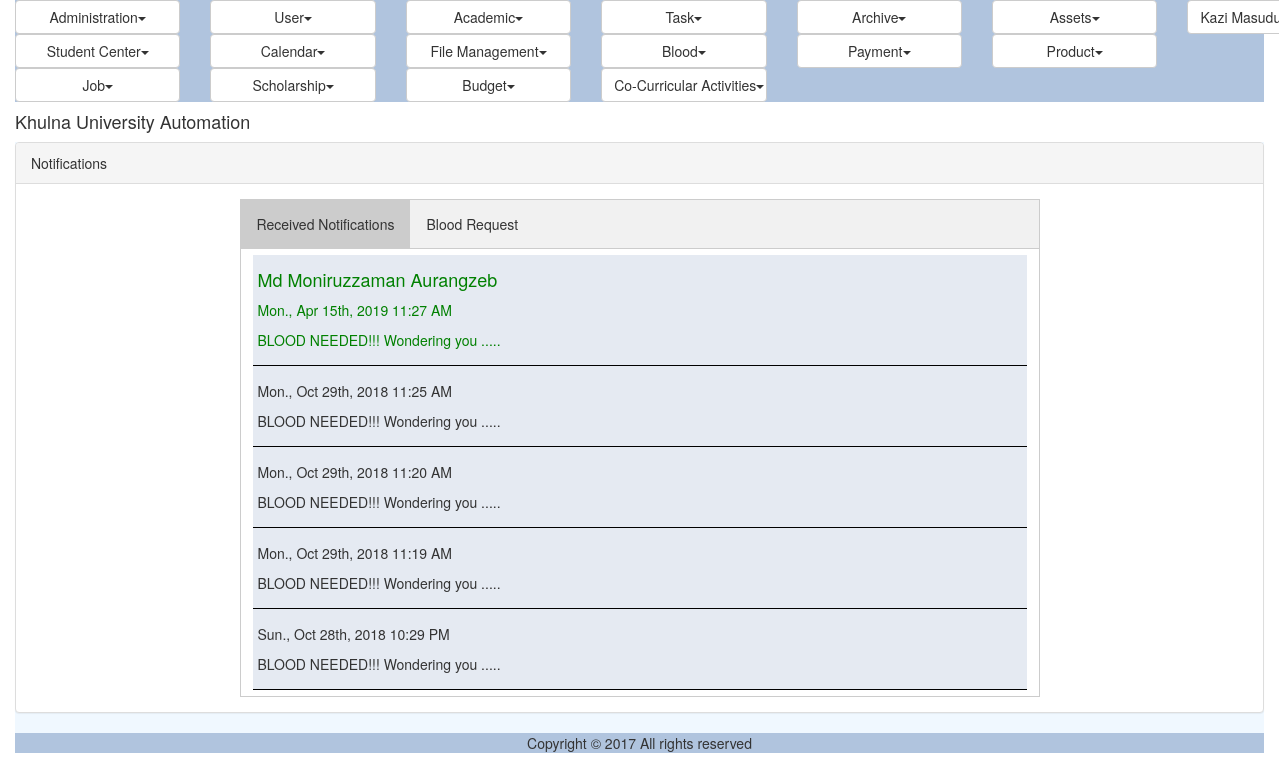
/blood_notification.php (signed in), run on the app's committed database.
### tables this page shows
CREATE TABLE IF NOT EXISTS `ums_user` (
  `ID` varchar(40) NOT NULL,
  `UniversityID` varchar(20) NOT NULL,
  `Email` varchar(50) NOT NULL,
  `Password` varchar(255) NOT NULL,
  `FirstName` varchar(50) DEFAULT NULL,
  `MiddleName` varchar(50) DEFAULT NULL,
  `LastName` varchar(50) DEFAULT NULL,
  `DisciplineID` varchar(40) DEFAULT NULL,
  `Status` varchar(20) DEFAULT NULL,
  `IsLogged` varchar(10) DEFAULT NULL,
  `IsArchived` varchar(10) DEFAULT NULL,
  `IsDeleted` varchar(10) DEFAULT NULL,
  PRIMARY KEY (`ID`),
  UNIQUE KEY `Email` (`Email`),
  UNIQUE KEY `UniversityID` (`UniversityID`)
);

CREATE TABLE IF NOT EXISTS `notification_for_blood` (
  `notificationID` int(11) NOT NULL AUTO_INCREMENT,
  `fromuserID` varchar(40) DEFAULT NULL,
  `touserID` varchar(40) DEFAULT NULL,
  `notification` varchar(1000) DEFAULT NULL,
  `read_unread` tinyint(1) DEFAULT NULL,
  `ndate` datetime DEFAULT NULL,
  `status` int(11) NOT NULL DEFAULT '0',
  `status_message` varchar(1000) DEFAULT NULL,
  `status_date` datetime DEFAULT NULL,
  PRIMARY KEY (`notificationID`)
);

### util/class.util.inc (called while the page is built, shortened)
<?php
class ConfigUtil implements I_DBConfig, I_LogConfig, I_LanguageConfig{
	public static $s_instance;
	private $_host;
	private $_username;
	private $_password;
	private $_database;
	public static function getInstance() {
		if(!self::$s_instance) {
			self::$s_instance = new self();
		}
		return self::$s_instance;
	}
	private function readConfig(){
		$this->_ini_array = parse_ini_file(CONFIG.'system.ini');
		$this->_host =	$this->_ini_array['db_host'];
		$this->_username = $this->_ini_array['db_username'];
		$this->_password = $this->_ini_array['db_password'];
		$this->_database = $this->_ini_array['db_database'];
	}
	public function getDBHost(){
		return $this->_host;
	}
	public function getDBUserName(){
		return $this->_username;
	}
	public function getDBPassword(){
		return $this->_password;
	}
	public function getDBName(){
		return $this->_database;
	}
}
class DBUtil implements I_DBUtil {
	private static $s_instance;
	private $_host;
	private $_username;
	private $_password;
	private $_database;
	protected $_connection;
	protected $_result;
	public static function getInstance() {
		if(!self::$s_instance) {
			self::$s_instance = new self();
		}
		return self::$s_instance;
	}
	private function readDBConfig(){
		$_config = ConfigUtil::getInstance();
		$this->_host = $_config->getDBHost();
		$this->_username = $_config->getDBUserName();
		$this->_password = $_config->getDBPassword();
		$this->_database = $_config->getDBName();
	}
	private function setConnection(){
		$this->_connection = new mysqli($this->_host, $this->_username,
			$this->_password, $this->_database);
	}
	public function doQuery($sql) {
		$this->_result = $this->_connection->query($sql) or die(mysqli_error($this->_connection));
		return $this->_result;
	}
	public function getNumRows() {
		$this->_numRows = mysqli_num_rows($this->_result);
		return $this->_numRows;
	}
	public function getAllRows() {
		$rows = array();
		for($x = 0; $x < $this->getNumRows(); $x++) {
			$rows[] = mysqli_fetch_assoc($this->_result);
		}
		return $rows;
	}
}
class LogUtil{
	private static $s_instance;
	public static function getInstance(){
		if(!self::$s_instance) {
			self::$s_instance = new self();
		}
		return self::$s_instance;
	}
}
class LangUtil{
	private static $s_instance;
	public static function getInstance() {
		if(!self::$s_instance) {
			self::$s_instance = new self();
		}
		return self::$s_instance;
	}
}
?>

### modules/blood/dao/class.blood_notificationdao.inc (called while the page is built, shortened)
<?php
	include_once COMMON.'class.common.blood.inc';
	include_once UTILITY.'class.util.inc';
	class notificationDao{
		private $sent,$received,$current_user;
		public function __construct() {
			$this->_DB = DBUtil::getInstance();
			$globalUser = $_SESSION["globalUser"];
    		$this->current_user = $globalUser->getID();
		}
		public function getSentNotifications(){
			$sql = "SELECT * FROM `notification_for_blood`  WHERE `notification_for_blood`.`fromuserID` = '$this->current_user' ORDER BY `notification_for_blood`.`ndate` DESC";
			$this->_DB->doQuery($sql);
			$sent = array();
			return $sent;
		}
		public function getReceivedNotifications(){
			$sql = "SELECT * FROM `notification_for_blood`  WHERE `notification_for_blood`.`touserID` = '$this->current_user' ORDER BY `notification_for_blood`.`ndate` DESC";
			$this->_DB->doQuery($sql);
			$rows = $this->_DB->getAllRows();
			$received = array();
			for($i = 0; $i < sizeof($rows); $i++) {
				$this->BLOOD=new Blood();
				$row = $rows[$i];
				$id=$row['fromuserID'];
				$this->_DB->doQuery("SELECT * FROM ums_user WHERE ID='$id'");
	            $rows1 = $this->_DB->getAllRows();
	            foreach ($rows1 as $val) {
	            	$this->BLOOD->set_user_id($val['ID']);
	            	$this->BLOOD->set_first_name($val['FirstName']);
	            	$this->BLOOD->set_middle_name($val['MiddleName']);
	            	$this->BLOOD->set_last_name($val['LastName']);
	            }
	            $this->BLOOD->set_notification_id($row['notificationID']);
	            $this->BLOOD->set_notification_text($row['notification']);
	            $this->BLOOD->set_status_text($row['status_message']);
	            $this->BLOOD->set_notification_date($row['ndate']);
	            $this->BLOOD->set_status_date($row['status_date']);
	            $this->BLOOD->set_notification_read_unread($row['read_unread']);
	            $this->BLOOD->set_notification_status($row['status']);
	            $received[] = $this->BLOOD;
	  		}
			return $received;
		}
	}
?>

### common/class.common.user.inc (called while the page is built, shortened)
<?php
class User{
    private $_ID;
    public function getID () {
        return $this->_ID;
    }
}
?>

### modules/blood/ui/blade/view.blood_notification.blade.inc (called while the page is built, shortened)
<?php
	include_once MODULES_BLOOD.'bao/class.blood_notificationbao.inc';
	$notice = new notificationBao();
	$received_notice = $notice->getReceived();
?>

### modules/blood/bao/class.blood_notificationbao.inc (called while the page is built, shortened)
<?php
	include_once UTILITY.'class.util.inc';
	include_once MODULES_BLOOD.'dao/class.blood_notificationdao.inc';
	class notificationBao{
		private $NOTIFICATIONS;
		public function __construct() {
			$this->NOTIFICATIONS = new notificationDao();
		}
		public function getReceived(){
			return $this->NOTIFICATIONS->getReceivedNotifications();
		}
	}
?>

### common/class.common.blood.inc (called while the page is built, shortened)
<?php
class Blood {
	private $first_name;
	private $middle_name;
	private $last_name;
	private $notification_text;
	private $notification_date;
	private $notification_read_unread;
	private $notification_status;
	public function set_notification_text($text){
		$this->notification_text = $text;
	}
	public function get_notification_text(){
		return $this->notification_text;
	}
	public function set_notification_date($text){
		$this->notification_date = $text;
	}
	public function get_notification_date(){
		return $this->notification_date;
	}
	public function set_notification_read_unread($text){
		$this->notification_read_unread = $text;
	}
	public function get_notification_read_unread(){
		return $this->notification_read_unread;
	}
	public function set_notification_status($text){
		$this->notification_status = $text;
	}
	public function get_notification_status(){
		return $this->notification_status;
	}
 public function set_first_name($first_name) {
		$this->first_name = $first_name;
	}
public function get_first_name() {
	 return	$this->first_name ;
	}
	public function set_middle_name($middle_name) {
		$this->middle_name = $middle_name;
	}
public function get_middle_name() {
	 return	$this->middle_name ;
	}
	public function set_last_name($last_name) {
		$this->last_name = $last_name;
	}
public function get_last_name() {
	 return	$this->last_name ;
	}
}

### modules/blood/ui/view.blood_notification.inc (the view, shortened to what this page needs)
<?php
	include_once 'blade/view.blood_notification.blade.inc';
?>
<div class="panel panel-default">
    <div class="panel-heading">Notifications</div>
    <div class="panel-body">
    	<div class="notifications">
    		<div class="tab" style="text-align: center;">
			  <button class="tablinks" onclick="openCity(event, 'received')" id="defaultOpen">Received Notifications</button>
			  <button class="tablinks" onclick="openCity(event, 'sent')" id="another">Blood Request</button>
			</div>
			<div id="received" class="tabcontent">
			<?php
			  	$idx = 0;
			  	foreach($received_notice as $val){
					echo '<li onclick="showPopup(this);" id="s'.$idx.'" class="'.($val->get_notification_read_unread() == 0 ? "unread" : "read").'" >';
			?>
				<?php
					if ($val->get_notification_status() == 1) {
						echo '<div class="accept_color">';
					} else if ($val->get_notification_status() == 2) {
						echo '<div class="reject_color">';
					} else {
						echo '<div class="">';
					}
				?>
					<div class="sasf" style="position:relative;">
						<h4 style=""><?php  echo $val->get_first_name()." ".$val->get_middle_name()." ".$val->get_last_name(); ?></h4>
						<p><?php
						$dt =  $val->get_notification_date();
						$ndt = strtotime($dt);
						$nw = date('D., M jS, Y g:i A', $ndt);
						echo $nw;
						?></p>
						<p><?php $p= $val->get_notification_text();
						    $s=substr($p,0,30);
						    echo $s.".....";?></p>
					</div>
				<?php
					echo '</div>';
				?>
					<?php
					echo "</li>";
					$idx = $idx + 1;
				}
			  ?>
			</div>
    	</div>
    </div>
</div>

### modules/blood/ui/view.blood_notification.inc (style rules this page uses)
.tab { overflow: hidden; border: 1px solid #ccc; background-color: #f1f1f1; }
.tab button { background-color: inherit; float: left; border: none; outline: none; cursor: pointer; padding: 14px 16px; transition: 0.3s; }
.tab button.active { background-color: #ccc; }
.tabcontent { display: none; padding: 6px 12px; border: 1px solid #ccc; border-top: none; }
.notifications { max-width: 800px; margin: 0 auto; }
.unread { background-color:#E5EAF2; }
.accept_color { color: green; }

### data on the page
notification_for_blood: ndate "Mon., Apr 15th, 2019 11:27 AM", notification "BLOOD NEEDED!!! Wondering you"
ums_user: FirstName "Md", MiddleName "Moniruzzaman", LastName "Aurangzeb"
notification_for_blood: ndate "Mon., Oct 29th, 2018 11:25 AM", notification "BLOOD NEEDED!!! Wondering you"
notification_for_blood: ndate "Mon., Oct 29th, 2018 11:20 AM", notification "BLOOD NEEDED!!! Wondering you"
notification_for_blood: ndate "Mon., Oct 29th, 2018 11:19 AM", notification "BLOOD NEEDED!!! Wondering you"
notification_for_blood: ndate "Sun., Oct 28th, 2018 10:29 PM", notification "BLOOD NEEDED!!! Wondering you"

### other printed values
$globalMenu[$i]->getTitle() "Administration User Academic Task Archive Assets Student Center Calendar File Management Blood Payment Product Job Scholarship Budget Co-Curricular Activities"
$CurrentUser->getFullName() "Kazi…"
